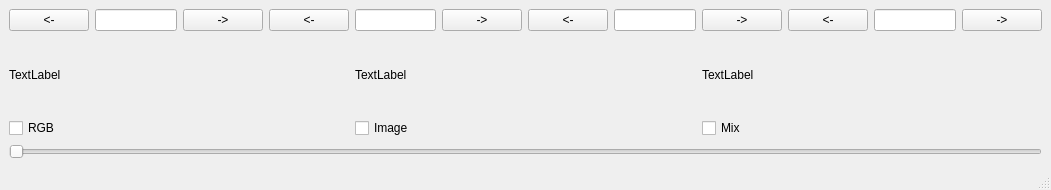
<?xml version="1.0" encoding="UTF-8"?>
<ui version="4.0">
 <class>MainWindow</class>
 <widget class="QMainWindow" name="MainWindow">
  <property name="geometry">
   <rect>
    <x>0</x>
    <y>0</y>
    <width>1051</width>
    <height>190</height>
   </rect>
  </property>
  <property name="windowTitle">
   <string>MainWindow</string>
  </property>
  <widget class="QWidget" name="centralwidget">
   <layout class="QVBoxLayout" name="verticalLayout_2">
    <item>
     <layout class="QHBoxLayout" name="horizontalLayout_2">
      <item>
       <layout class="QHBoxLayout" name="horizontalLayout_5">
        <item>
         <widget class="QPushButton" name="pushButton">
          <property name="text">
           <string>&lt;-</string>
          </property>
         </widget>
        </item>
        <item>
         <widget class="QLineEdit" name="subject"/>
        </item>
        <item>
         <widget class="QPushButton" name="pushButton_3">
          <property name="text">
           <string>-&gt;</string>
          </property>
         </widget>
        </item>
        <item>
         <widget class="QPushButton" name="pushButton_2">
          <property name="text">
           <string>&lt;-</string>
          </property>
         </widget>
        </item>
        <item>
         <widget class="QLineEdit" name="posture"/>
        </item>
        <item>
         <widget class="QPushButton" name="pushButton_4">
          <property name="text">
           <string>-&gt;</string>
          </property>
         </widget>
        </item>
        <item>
         <widget class="QPushButton" name="pushButton_5">
          <property name="text">
           <string>&lt;-</string>
          </property>
         </widget>
        </item>
        <item>
         <widget class="QLineEdit" name="quilt">
          <property name="inputMask">
           <string/>
          </property>
          <property name="text">
           <string/>
          </property>
         </widget>
        </item>
        <item>
         <widget class="QPushButton" name="pushButton_7">
          <property name="text">
           <string>-&gt;</string>
          </property>
         </widget>
        </item>
        <item>
         <widget class="QPushButton" name="pushButton_8">
          <property name="text">
           <string>&lt;-</string>
          </property>
         </widget>
        </item>
        <item>
         <widget class="QLineEdit" name="imageID"/>
        </item>
        <item>
         <widget class="QPushButton" name="pushButton_6">
          <property name="text">
           <string>-&gt;</string>
          </property>
         </widget>
        </item>
       </layout>
      </item>
     </layout>
    </item>
    <item>
     <layout class="QHBoxLayout" name="horizontalLayout">
      <item>
       <layout class="QHBoxLayout" name="horizontalLayout_4">
        <item>
         <widget class="QLabel" name="label_3">
          <property name="text">
           <string>TextLabel</string>
          </property>
         </widget>
        </item>
        <item>
         <widget class="QLabel" name="label_2">
          <property name="text">
           <string>TextLabel</string>
          </property>
         </widget>
        </item>
        <item>
         <widget class="QLabel" name="label">
          <property name="text">
           <string>TextLabel</string>
          </property>
         </widget>
        </item>
       </layout>
      </item>
     </layout>
    </item>
    <item>
     <layout class="QHBoxLayout" name="horizontalLayout_3">
      <item>
       <widget class="QCheckBox" name="checkBox_3">
        <property name="text">
         <string>RGB</string>
        </property>
       </widget>
      </item>
      <item>
       <widget class="QCheckBox" name="checkBox_2">
        <property name="text">
         <string>Image</string>
        </property>
       </widget>
      </item>
      <item>
       <widget class="QCheckBox" name="checkBox">
        <property name="text">
         <string>Mix</string>
        </property>
       </widget>
      </item>
     </layout>
    </item>
    <item>
     <widget class="QSlider" name="horizontalSlider">
      <property name="orientation">
       <enum>Qt::Horizontal</enum>
      </property>
     </widget>
    </item>
   </layout>
  </widget>
  <widget class="QMenuBar" name="menubar">
   <property name="geometry">
    <rect>
     <x>0</x>
     <y>0</y>
     <width>1051</width>
     <height>26</height>
    </rect>
   </property>
  </widget>
  <widget class="QStatusBar" name="statusbar"/>
 </widget>
 <resources/>
 <connections/>
</ui>
